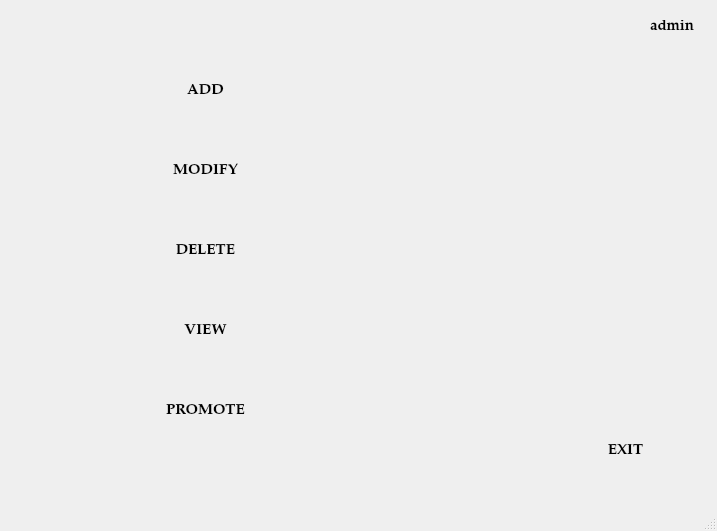
<?xml version="1.0" encoding="UTF-8"?>
<ui version="4.0">
 <class>menu</class>
 <widget class="QMainWindow" name="menu">
  <property name="geometry">
   <rect>
    <x>0</x>
    <y>0</y>
    <width>717</width>
    <height>531</height>
   </rect>
  </property>
  <property name="windowTitle">
   <string>MainWindow</string>
  </property>
  <widget class="QWidget" name="centralwidget">
   <widget class="QLabel" name="invalid">
    <property name="geometry">
     <rect>
      <x>150</x>
      <y>350</y>
      <width>251</width>
      <height>31</height>
     </rect>
    </property>
    <property name="font">
     <font>
      <family>MS Sans Serif</family>
     </font>
    </property>
    <property name="styleSheet">
     <string notr="true">color: rgb(255, 3, 3);</string>
    </property>
    <property name="text">
     <string/>
    </property>
   </widget>
   <widget class="QLabel" name="label">
    <property name="geometry">
     <rect>
      <x>0</x>
      <y>-20</y>
      <width>751</width>
      <height>551</height>
     </rect>
    </property>
    <property name="frameShadow">
     <enum>QFrame::Plain</enum>
    </property>
    <property name="text">
     <string/>
    </property>
    <property name="pixmap">
     <pixmap resource="pic.qrc">:/newPrefix/student shaming.jpg</pixmap>
    </property>
   </widget>
   <widget class="QPushButton" name="add">
    <property name="geometry">
     <rect>
      <x>140</x>
      <y>70</y>
      <width>131</width>
      <height>41</height>
     </rect>
    </property>
    <property name="font">
     <font>
      <family>Palatino Linotype</family>
      <pointsize>11</pointsize>
      <weight>75</weight>
      <bold>true</bold>
     </font>
    </property>
    <property name="styleSheet">
     <string notr="true">background-color: rgb(255, 255, 255);</string>
    </property>
    <property name="text">
     <string>ADD</string>
    </property>
    <property name="default">
     <bool>true</bool>
    </property>
    <property name="flat">
     <bool>true</bool>
    </property>
   </widget>
   <widget class="QPushButton" name="delete_2">
    <property name="geometry">
     <rect>
      <x>140</x>
      <y>230</y>
      <width>131</width>
      <height>41</height>
     </rect>
    </property>
    <property name="font">
     <font>
      <family>Palatino Linotype</family>
      <pointsize>11</pointsize>
      <weight>75</weight>
      <bold>true</bold>
     </font>
    </property>
    <property name="styleSheet">
     <string notr="true">background-color: rgb(255, 255, 255);</string>
    </property>
    <property name="text">
     <string>DELETE</string>
    </property>
    <property name="default">
     <bool>true</bool>
    </property>
    <property name="flat">
     <bool>true</bool>
    </property>
   </widget>
   <widget class="QPushButton" name="modify">
    <property name="geometry">
     <rect>
      <x>140</x>
      <y>150</y>
      <width>131</width>
      <height>41</height>
     </rect>
    </property>
    <property name="font">
     <font>
      <family>Palatino Linotype</family>
      <pointsize>11</pointsize>
      <weight>75</weight>
      <bold>true</bold>
     </font>
    </property>
    <property name="autoFillBackground">
     <bool>false</bool>
    </property>
    <property name="styleSheet">
     <string notr="true">background-color: rgb(255, 255, 255);</string>
    </property>
    <property name="text">
     <string>MODIFY</string>
    </property>
    <property name="default">
     <bool>true</bool>
    </property>
    <property name="flat">
     <bool>true</bool>
    </property>
   </widget>
   <widget class="QPushButton" name="view">
    <property name="geometry">
     <rect>
      <x>140</x>
      <y>310</y>
      <width>131</width>
      <height>41</height>
     </rect>
    </property>
    <property name="font">
     <font>
      <family>Palatino Linotype</family>
      <pointsize>11</pointsize>
      <weight>75</weight>
      <bold>true</bold>
     </font>
    </property>
    <property name="styleSheet">
     <string notr="true">background-color: rgb(255, 255, 255);</string>
    </property>
    <property name="text">
     <string>VIEW</string>
    </property>
    <property name="autoDefault">
     <bool>false</bool>
    </property>
    <property name="default">
     <bool>true</bool>
    </property>
    <property name="flat">
     <bool>true</bool>
    </property>
   </widget>
   <widget class="QLabel" name="label_2">
    <property name="geometry">
     <rect>
      <x>620</x>
      <y>10</y>
      <width>31</width>
      <height>31</height>
     </rect>
    </property>
    <property name="text">
     <string/>
    </property>
    <property name="pixmap">
     <pixmap resource="pic.qrc">:/newPrefix/icon.png</pixmap>
    </property>
   </widget>
   <widget class="QLabel" name="label_3">
    <property name="geometry">
     <rect>
      <x>650</x>
      <y>20</y>
      <width>47</width>
      <height>13</height>
     </rect>
    </property>
    <property name="font">
     <font>
      <family>Palatino Linotype</family>
      <pointsize>11</pointsize>
      <weight>75</weight>
      <bold>true</bold>
     </font>
    </property>
    <property name="text">
     <string>admin</string>
    </property>
   </widget>
   <widget class="QPushButton" name="exit">
    <property name="geometry">
     <rect>
      <x>560</x>
      <y>430</y>
      <width>131</width>
      <height>41</height>
     </rect>
    </property>
    <property name="font">
     <font>
      <family>Palatino Linotype</family>
      <pointsize>11</pointsize>
      <weight>75</weight>
      <bold>true</bold>
     </font>
    </property>
    <property name="styleSheet">
     <string notr="true">background-color: rgb(255, 255, 255);</string>
    </property>
    <property name="text">
     <string>EXIT</string>
    </property>
    <property name="default">
     <bool>true</bool>
    </property>
    <property name="flat">
     <bool>true</bool>
    </property>
   </widget>
   <widget class="QPushButton" name="promoting">
    <property name="geometry">
     <rect>
      <x>140</x>
      <y>390</y>
      <width>131</width>
      <height>41</height>
     </rect>
    </property>
    <property name="font">
     <font>
      <family>Palatino Linotype</family>
      <pointsize>11</pointsize>
      <weight>75</weight>
      <bold>true</bold>
     </font>
    </property>
    <property name="styleSheet">
     <string notr="true">background-color: rgb(255, 255, 255);</string>
    </property>
    <property name="text">
     <string>PROMOTE</string>
    </property>
    <property name="autoDefault">
     <bool>false</bool>
    </property>
    <property name="default">
     <bool>true</bool>
    </property>
    <property name="flat">
     <bool>true</bool>
    </property>
   </widget>
  </widget>
  <widget class="QMenuBar" name="menubar">
   <property name="geometry">
    <rect>
     <x>0</x>
     <y>0</y>
     <width>717</width>
     <height>21</height>
    </rect>
   </property>
  </widget>
  <widget class="QStatusBar" name="statusbar"/>
 </widget>
 <resources>
  <include location="pic.qrc"/>
 </resources>
 <connections/>
</ui>
